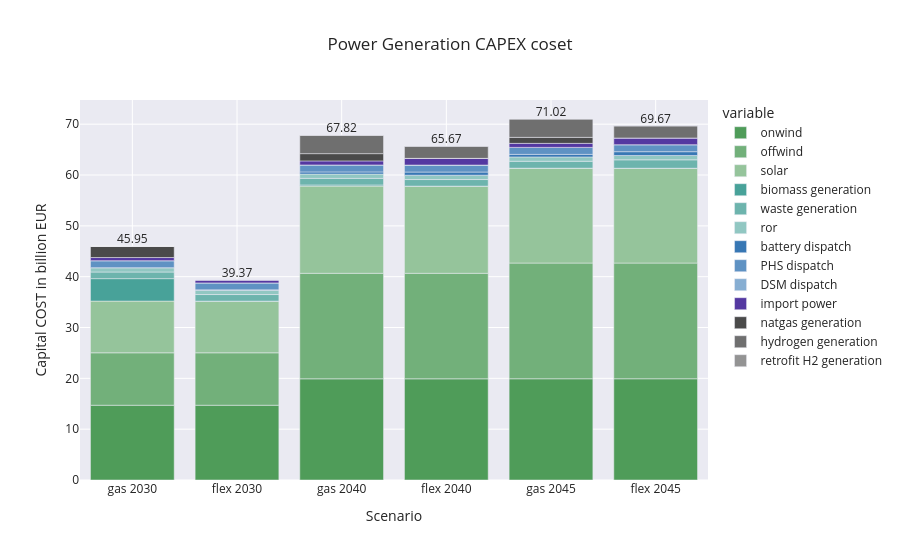

This figure's notebook cell:
### Code cell
import plotly.graph_objects as go

capital_df = pd.DataFrame()
for nkey, pea in peas.items():
  capital_s = pd.Series(0.00, index=pg_keys)
  for key in pg_keys:
    c_key = key
    if key == 'c_pg_battery': 
      capital_s[key]  =  pea.get(['battery', 'home battery', 'battery discharger', 'home battery discharger', 'battery charger', 'home battery charge']).capital_cost() / 1e9
    elif key == 'c_pg_import':
      capital_s[key]  =  pea.get(ppv[c_key], type='import').capital_cost() / 1e9
    else:
      capital_s[key] = pea.get(ppv[c_key]).capital_cost() / 1e9

  capital_s = capital_s.rename(index= pp.map_name)
  
  capital_df[nkey] = capital_s


capital_df = capital_df.T
color_map = [pp.map_color[i] for i in pg_keys]



fig = px.bar(capital_df, color_discrete_map = pp.map_name_color, 
       title = "Power Generation CAPEX coset"
       )
fig_total(capital_df, fig)
fig.update_xaxes(title_text='Scenario')
fig.update_yaxes(title_text='Capital COST in billion EUR')
fig.show()

fig_capex = fig

### Figure 1 — Plotly figure (JSON) as saved in the notebook; plotly's stock layout.template omitted (floating-point values rounded to 4 significant figures)
{"data": [{"alignmentgroup": "True", "hovertemplate": "variable=onwind<br>index=%{x}<br>value=%{y}<extra></extra>", "legendgroup": "onwind", "marker": {"color": "#4F9C59", "pattern": {"shape": ""}}, "name": "onwind", "offsetgroup": "onwind", "orientation": "v", "showlegend": true, "textposition": "auto", "type": "bar", "x": ["gas 2030", "flex 2030", "gas 2040", "flex 2040", "gas 2045", "flex 2045"], "xaxis": "x", "y": [14.71, 14.71, 19.9, 19.9, 19.91, 19.91], "yaxis": "y"}, {"alignmentgroup": "True", "hovertemplate": "variable=offwind<br>index=%{x}<br>value=%{y}<extra></extra>", "legendgroup": "offwind", "marker": {"color": "#72B07A", "pattern": {"shape": ""}}, "name": "offwind", "offsetgroup": "offwind", "orientation": "v", "showlegend": true, "textposition": "auto", "type": "bar", "x": ["gas 2030", "flex 2030", "gas 2040", "flex 2040", "gas 2045", "flex 2045"], "xaxis": "x", "y": [10.31, 10.31, 20.76, 20.76, 22.77, 22.77], "yaxis": "y"}, {"alignmentgroup": "True", "hovertemplate": "variable=solar<br>index=%{x}<br>value=%{y}<extra></extra>", "legendgroup": "solar", "marker": {"color": "#95C49B", "pattern": {"shape": ""}}, "name": "solar", "offsetgroup": "solar", "orientation": "v", "showlegend": true, "textposition": "auto", "type": "bar", "x": ["gas 2030", "flex 2030", "gas 2040", "flex 2040", "gas 2045", "flex 2045"], "xaxis": "x", "y": [10.18, 10.17, 17.16, 17.15, 18.67, 18.66], "yaxis": "y"}, {"alignmentgroup": "True", "hovertemplate": "variable=biomass generation<br>index=%{x}<br>value=%{y}<extra></extra>", "legendgroup": "biomass generation", "marker": {"color": "#48A299", "pattern": {"shape": ""}}, "name": "biomass generation", "offsetgroup": "biomass generation", "orientation": "v", "showlegend": true, "textposition": "auto", "type": "bar", "x": ["gas 2030", "flex 2030", "gas 2040", "flex 2040", "gas 2045", "flex 2045"], "xaxis": "x", "y": [4.417, 0, 0.2182, 0, 2.699e-06, 0], "yaxis": "y"}, {"alignmentgroup": "True", "hovertemplate": "variable=waste generation<br>index=%{x}<br>value=%{y}<extra></extra>", "legendgroup": "waste generation", "marker": {"color": "#6DB4AD", "pattern": {"shape": ""}}, "name": "waste generation", "offsetgroup": "waste generation", "orientation": "v", "showlegend": true, "textposition": "auto", "type": "bar", "x": ["gas 2030", "flex 2030", "gas 2040", "flex 2040", "gas 2045", "flex 2045"], "xaxis": "x", "y": [1.301, 1.301, 1.301, 1.301, 1.363, 1.655], "yaxis": "y"}, {"alignmentgroup": "True", "hovertemplate": "variable=ror<br>index=%{x}<br>value=%{y}<extra></extra>", "legendgroup": "ror", "marker": {"color": "#91C7C2", "pattern": {"shape": ""}}, "name": "ror", "offsetgroup": "ror", "orientation": "v", "showlegend": true, "textposition": "auto", "type": "bar", "x": ["gas 2030", "flex 2030", "gas 2040", "flex 2040", "gas 2045", "flex 2045"], "xaxis": "x", "y": [0.8541, 0.8541, 0.8541, 0.8541, 0.8541, 0.8541], "yaxis": "y"}, {"alignmentgroup": "True", "hovertemplate": "variable=battery dispatch<br>index=%{x}<br>value=%{y}<extra></extra>", "legendgroup": "battery dispatch", "marker": {"color": "#3777B4", "pattern": {"shape": ""}}, "name": "battery dispatch", "offsetgroup": "battery dispatch", "orientation": "v", "showlegend": true, "textposition": "auto", "type": "bar", "x": ["gas 2030", "flex 2030", "gas 2040", "flex 2040", "gas 2045", "flex 2045"], "xaxis": "x", "y": [2.564e-05, 0.06104, 0.4134, 0.6191, 0.4966, 0.7441], "yaxis": "y"}, {"alignmentgroup": "True", "hovertemplate": "variable=PHS dispatch<br>index=%{x}<br>value=%{y}<extra></extra>", "legendgroup": "PHS dispatch", "marker": {"color": "#5F92C3", "pattern": {"shape": ""}}, "name": "PHS dispatch", "offsetgroup": "PHS dispatch", "orientation": "v", "showlegend": true, "textposition": "auto", "type": "bar", "x": ["gas 2030", "flex 2030", "gas 2040", "flex 2040", "gas 2045", "flex 2045"], "xaxis": "x", "y": [1.375, 1.375, 1.375, 1.375, 1.375, 1.375], "yaxis": "y"}, {"alignmentgroup": "True", "hovertemplate": "variable=DSM dispatch<br>index=%{x}<br>value=%{y}<extra></extra>", "legendgroup": "DSM dispatch", "marker": {"color": "#87AED2", "pattern": {"shape": ""}}, "name": "DSM dispatch", "offsetgroup": "DSM dispatch", "orientation": "v", "showlegend": true, "textposition": "auto", "type": "bar", "x": ["gas 2030", "flex 2030", "gas 2040", "flex 2040", "gas 2045", "flex 2045"], "xaxis": "x", "y": [0, 0, 0, 0, 0, 0], "yaxis": "y"}, {"alignmentgroup": "True", "hovertemplate": "variable=import power<br>index=%{x}<br>value=%{y}<extra></extra>", "legendgroup": "import power", "marker": {"color": "#5438A1", "pattern": {"shape": ""}}, "name": "import power", "offsetgroup": "import power", "orientation": "v", "showlegend": true, "textposition": "auto", "type": "bar", "x": ["gas 2030", "flex 2030", "gas 2040", "flex 2040", "gas 2045", "flex 2045"], "xaxis": "x", "y": [0.6246, 0.5948, 0.7927, 1.317, 0.7927, 1.317], "yaxis": "y"}, {"alignmentgroup": "True", "hovertemplate": "variable=natgas generation<br>index=%{x}<br>value=%{y}<extra></extra>", "legendgroup": "natgas generation", "marker": {"color": "#4A4A4A", "pattern": {"shape": ""}}, "name": "natgas generation", "offsetgroup": "natgas generation", "orientation": "v", "showlegend": true, "textposition": "auto", "type": "bar", "x": ["gas 2030", "flex 2030", "gas 2040", "flex 2040", "gas 2045", "flex 2045"], "xaxis": "x", "y": [2.179, 5.682e-07, 1.431, 0, 1.181, 0], "yaxis": "y"}, {"alignmentgroup": "True", "hovertemplate": "variable=hydrogen generation<br>index=%{x}<br>value=%{y}<extra></extra>", "legendgroup": "hydrogen generation", "marker": {"color": "#6F6F6F", "pattern": {"shape": ""}}, "name": "hydrogen generation", "offsetgroup": "hydrogen generation", "orientation": "v", "showlegend": true, "textposition": "auto", "type": "bar", "x": ["gas 2030", "flex 2030", "gas 2040", "flex 2040", "gas 2045", "flex 2045"], "xaxis": "x", "y": [7.698e-06, 8.391e-06, 3.612, 2.393, 3.612, 2.393], "yaxis": "y"}, {"alignmentgroup": "True", "hovertemplate": "variable=retrofit H2 generation<br>index=%{x}<br>value=%{y}<extra></extra>", "legendgroup": "retrofit H2 generation", "marker": {"color": "#939393", "pattern": {"shape": ""}}, "name": "retrofit H2 generation", "offsetgroup": "retrofit H2 generation", "orientation": "v", "showlegend": true, "textposition": "auto", "type": "bar", "x": ["gas 2030", "flex 2030", "gas 2040", "flex 2040", "gas 2045", "flex 2045"], "xaxis": "x", "y": [0, 0, 0, 0, 0, 0], "yaxis": "y"}, {"mode": "text", "showlegend": false, "text": [45.95, 39.37, 67.82, 65.67, 71.02, 69.67], "textposition": "top center", "type": "scatter", "x": ["gas 2030", "flex 2030", "gas 2040", "flex 2040", "gas 2045", "flex 2045"], "y": [45.95, 39.37, 67.82, 65.67, 71.02, 69.67]}], "layout": {"barmode": "relative", "legend": {"title": {"text": "variable"}, "tracegroupgap": 0}, "title": {"text": "Power Generation CAPEX coset"}, "xaxis": {"anchor": "y", "domain": [0, 1], "title": {"text": "Scenario"}}, "yaxis": {"anchor": "x", "domain": [0, 1], "title": {"text": "Capital COST in billion EUR"}}}}
